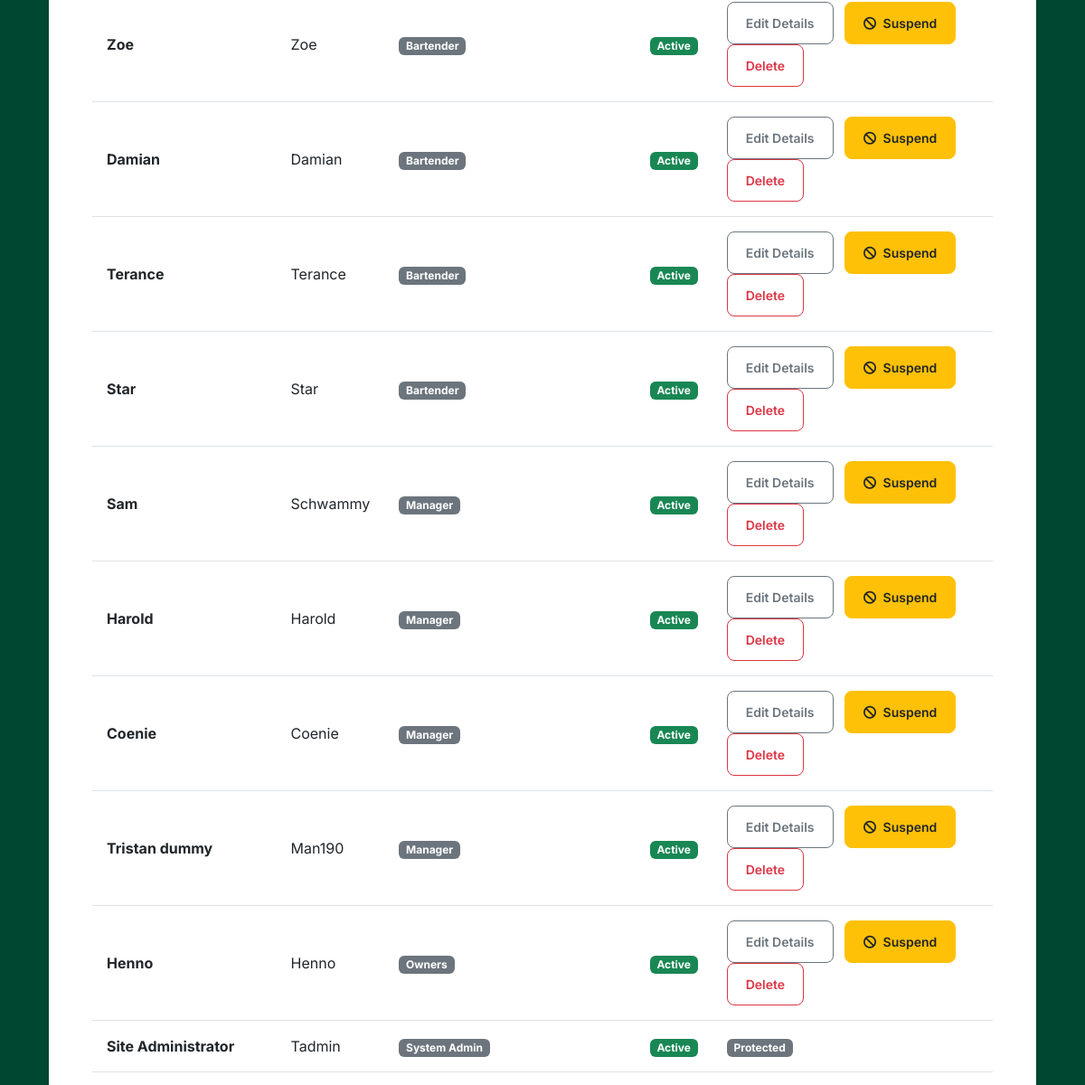
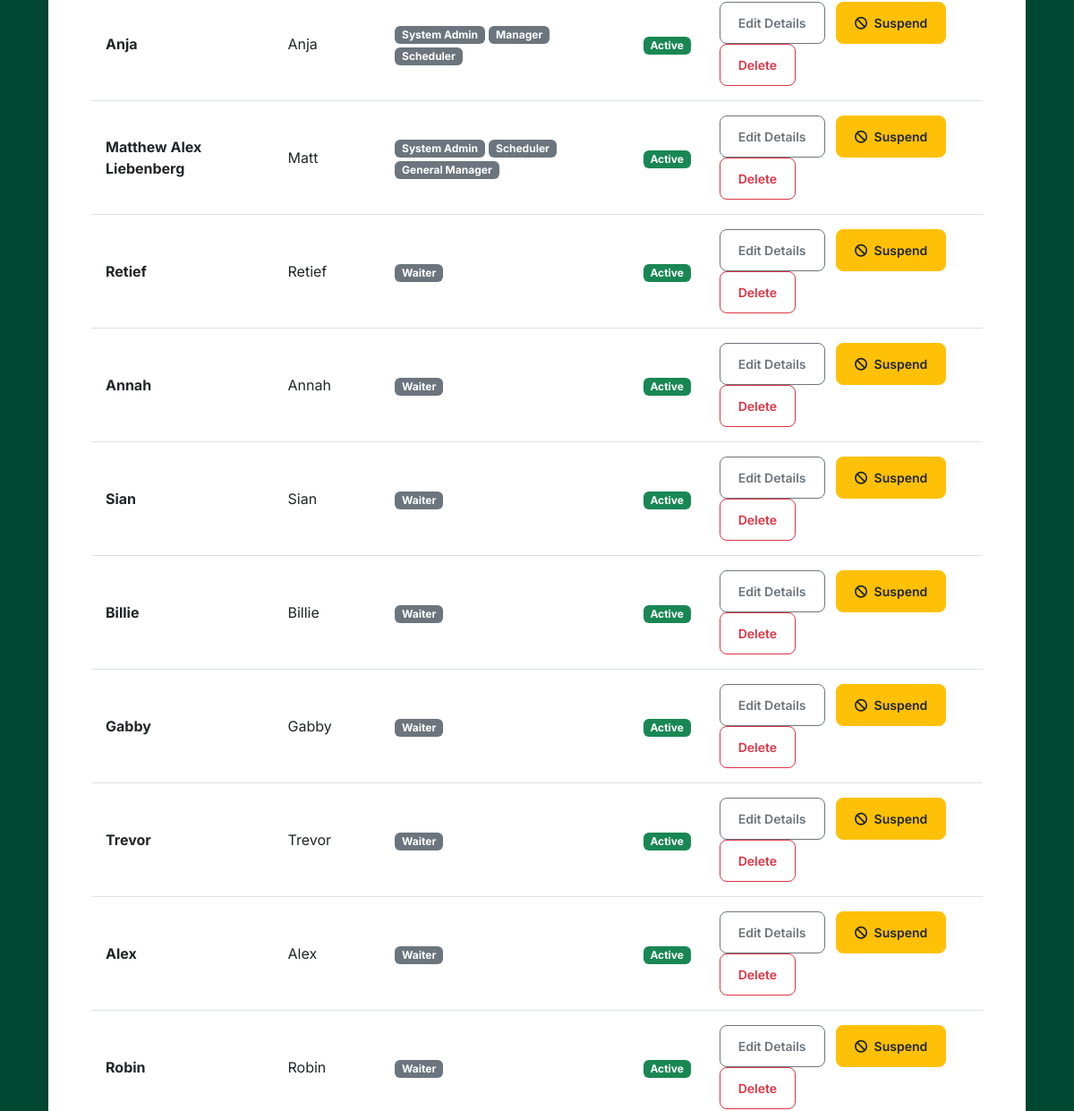
Page /users (signed in, middle part) on the earlier database version (2 pictures, top to bottom).
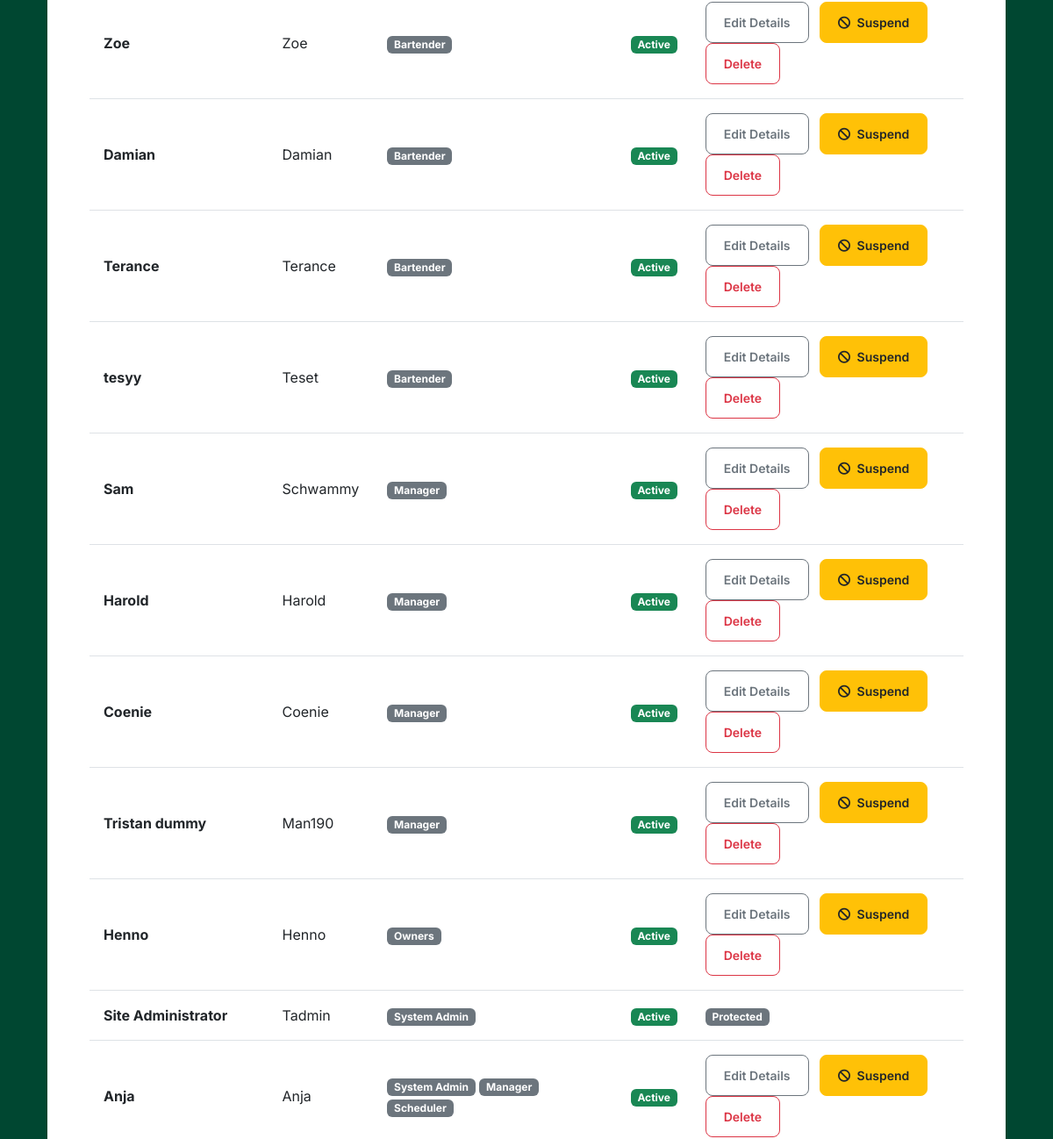
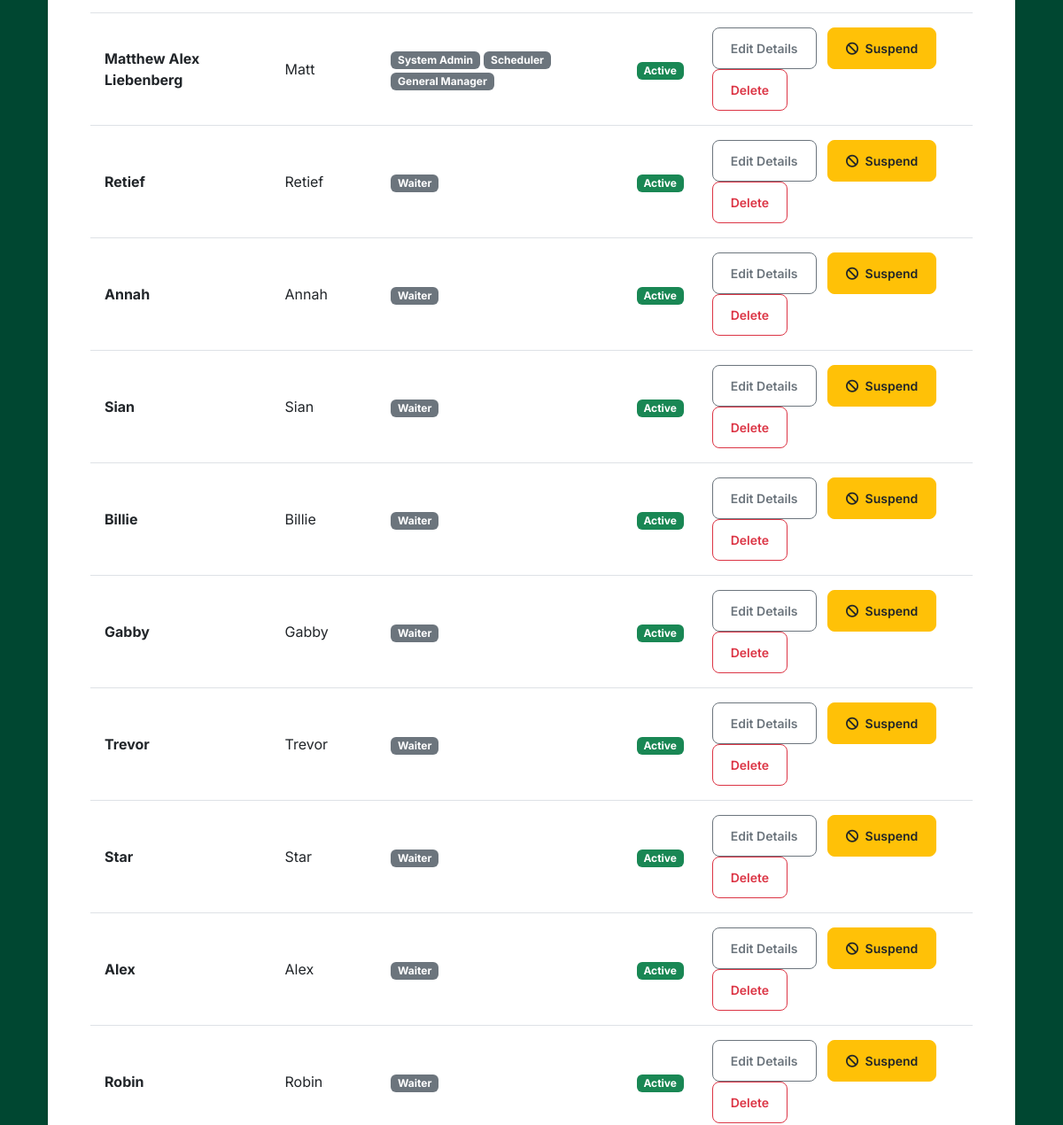
Same page on the later database version (2 pictures, top to bottom).
### app.py (models this page shows)
class User(db.Model, UserMixin):
    id = db.Column(db.Integer, primary_key=True)
    username = db.Column(db.String(20), unique=True, nullable=False)
    full_name = db.Column(db.String(100), nullable=False)
    password = db.Column(db.String(60), nullable=False)
    password_reset_requested = db.Column(db.Boolean, nullable=False, default=False)
    last_seen = db.Column(db.DateTime, default=datetime.utcnow)
    force_logout_requested = db.Column(db.Boolean, default=False)
    is_suspended = db.Column(db.Boolean, default=False, nullable=False)
    suspension_end_date = db.Column(db.Date, nullable=True)
    suspension_document_path = db.Column(db.String(255), nullable=True) # Path to the uploaded document
    roles = db.relationship('Role', secondary=user_roles, backref=db.backref('users', lazy='dynamic'))
    counts = db.relationship('Count', backref='user', lazy=True)
    announcements = db.relationship('Announcement', backref='user', lazy=True)
    seen_announcements = db.relationship('Announcement', secondary=announcement_view, back_populates='viewers', lazy='dynamic')
    @property
    def role_names(self):
        return [role.name for role in self.roles]
    def has_role(self, role_name):
        return role_name in self.role_names

class Role(db.Model):
    id = db.Column(db.Integer, primary_key=True)
    name = db.Column(db.String(50), unique=True, nullable=False)

### app.py (the view)
@app.route('/users')
@login_required
@role_required(['manager', 'general_manager', 'system_admin'])
def manage_users():
    users = User.query.all()
    all_roles = Role.query.order_by(Role.name).all() # Fetch all roles for the filter dropdown
    today_date = datetime.utcnow().date()
    return render_template('manage_users.html', users=users, today_date=today_date, all_roles=all_roles)

### app.py (called while the page is built)
@login_manager.user_loader
def load_user(user_id):
    return User.query.get(int(user_id))

def role_required(role_names):
    def wrapper(fn):
        @wraps(fn)
        def decorated_view(*args, **kwargs):
            if not current_user.is_authenticated or not any(role.name in role_names for role in current_user.roles):
                flash('Access Denied: You are not authorized to view this page.', 'danger')
                return redirect(url_for('dashboard'))
            return fn(*args, **kwargs)
        return decorated_view
    return wrapper

### templates/manage_users.html (shortened to what this page needs)
{% extends "base.html" %}
{% block content %}
<div class="container mt-4">
    <div class="card shadow-sm">
        <div class="card-body p-4 p-md-5">
            <div class="table-responsive">
                <table class="table table-hover" id="userTable">
                    <tbody>
                        {% for user in users %}
                        <tr data-roles="{{ user.roles | map(attribute='name') | join(',') }}">
                            <td class="fw-bold">{{ user.full_name }}</td>
                            <td>{{ user.username }}</td>
                            <td data-sort-value="{{ user.roles | map(attribute='name') | join(',') }}">
                                {% for role in user.roles %}
                                    <span class="badge bg-secondary">{{ role.name.replace('_', ' ').title() }}</span>
                                {% endfor %}
                            </td>
                            <td>
                                {% if user.is_suspended %}
                                    <span class="badge bg-danger">Suspended</span>
                                    {% if user.suspension_end_date %}<small class="d-block text-muted">Until {{ user.suspension_end_date.strftime('%Y-%m-%d') }}</small>{% endif %}
                                {% else %}
                                    <span class="badge bg-success">Active</span>
                                {% endif %}
                            </td>
                            <td>
                                {% if current_user.has_role('system_admin') or current_user.has_role('general_manager') %}
                                    {% if user.id != 1 and user.id != current_user.id %}
                                        <a href="{{ url_for('edit_user', user_id=user.id) }}" class="btn btn-sm btn-outline-secondary me-2">Edit Details</a>
                                        {% if user.is_suspended %}
                                            <button type="button" class="btn btn-sm btn-success reinstate-user-btn me-2" data-user-id="{{ user.id }}">
                                                <i class="fas fa-undo me-1"></i> Reinstate
                                            </button>
                                        {% else %}
                                            <button type="button" class="btn btn-sm btn-warning text-dark suspend-user-list-btn me-2"
                                                    data-bs-toggle="modal" data-bs-target="#suspendUserModal"
                                                    data-user-id="{{ user.id }}"
                                                    data-user-name="{{ user.full_name }}">
                                                <i class="fas fa-ban me-1"></i> Suspend
                                            </button>
                                        {% endif %}
                                        <form action="{{ url_for('delete_user', user_id=user.id) }}" method="post" class="d-inline">
                                            <button type="submit" class="btn btn-sm btn-outline-danger" onclick="return confirm('Are you sure you want to delete this user? This is permanent.')">Delete</button>
                                        </form>
                                    {% else %}
                                        <span class="badge bg-secondary">Protected</span>
                                    {% endif %}
                                {% else %}
                                    <span class="text-muted small">No actions available</span>
                                {% endif %}
                            </td>
                        </tr>
                        {% endfor %}
                    </tbody>
                </table>
            </div>
        </div>
    </div>
</div>
{% endblock %}

Differences in the rows shown:
changed User "Star": gains Role (name.replace "Waiter"); loses Role (name.replace "Bartender")
added User: full_name "tesyy", username "Teset", is_suspended "Active", Role (name.replace "Bartender")
